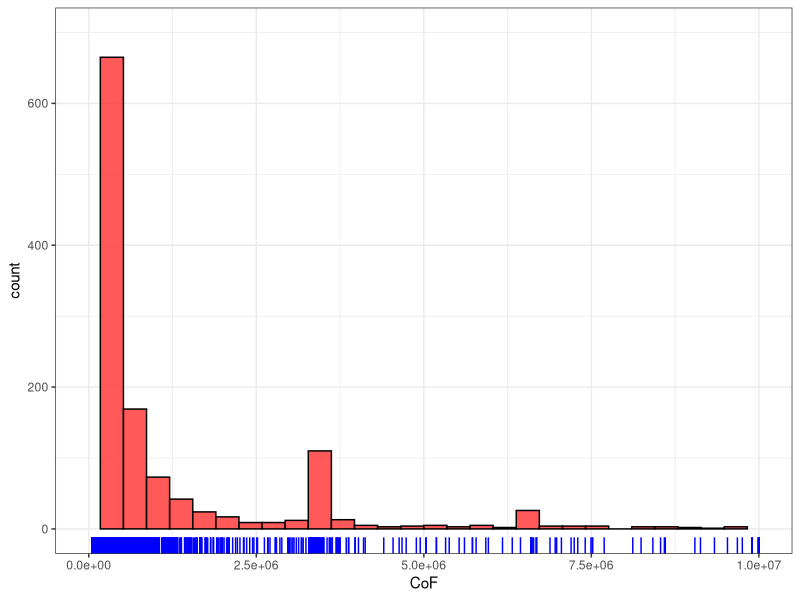
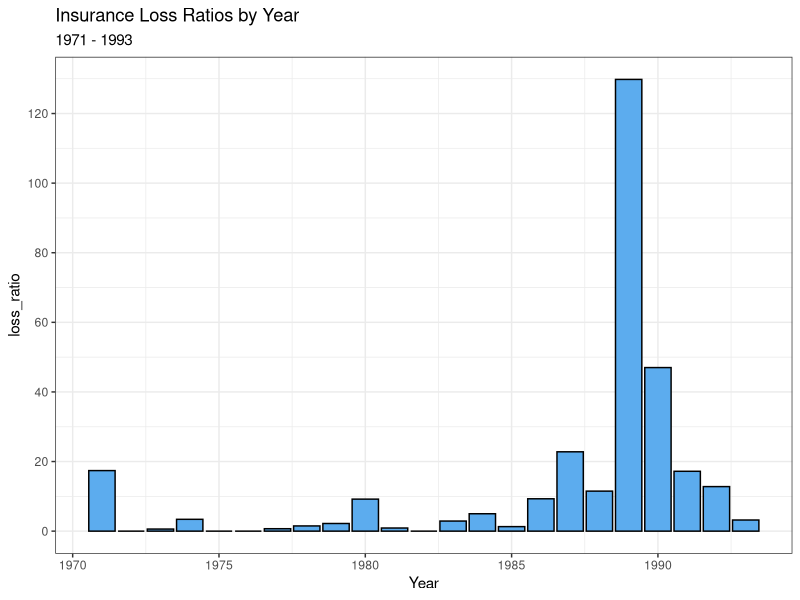

Write the R code that produced these figures, in order.
## ---- chunk 1
knitr::opts_chunk$set(echo = FALSE, warning = FALSE, message = FALSE)
## ---- chunk 2
library(dplyr)
library(ggplot2)
#library(readr)
library(MASS)
library(ggpubr)
library(data.table)
library(car)
#setwd("D:/Documents/Analysis/catastrophic")
#setwd("~/PPIM2019")
incidents <- fread("all_combine.csv")
incidents <- incidents[is.na(Year)==FALSE]
#incidents <- incidents[1:2716,] #Drop 40 NAs at the end
#incidents <- incidents %>% filter(is.na(Year)==FALSE)
incidents[,inflation_adjstd :=incidents$TOTAL_COST_IN84*2.49] #Per CPI calculator adjusted 1984 to 2019
incidents[, CoF:=inflation_adjstd+INJURE*0.33*10e6+FATAL*10e6]
incidents <- incidents[is.na(CoF)==FALSE]

incidents %>% filter(CoF>5e4) %>% ggplot(aes(CoF))+geom_histogram(fill='#FF3030', col='black', alpha=0.8)+theme_bw()+geom_rug(col='blue')+xlim(0,1e7)+ylim(0,700)

## ---- chunk 3
#setwd("~/PPIM2019")
insurance <- fread("earthquake_loss.csv")
ggplot(insurance[-24], aes(year, loss_ratio))+geom_bar(stat = "identity", fill='steelblue2',col='black')+theme_bw()+scale_y_continuous(breaks=seq(0,140,by=20))+labs(title = "Insurance Loss Ratios by Year",subtitle = "1971 - 1993", x="Year", Y="Loss Ratio")
#ggplot(insurance[-24], aes(loss_ratio))+geom_histogram( fill='steelblue2',col='black')+theme_bw()+scale_y_continuous(breaks = seq(0,10, by=2))
